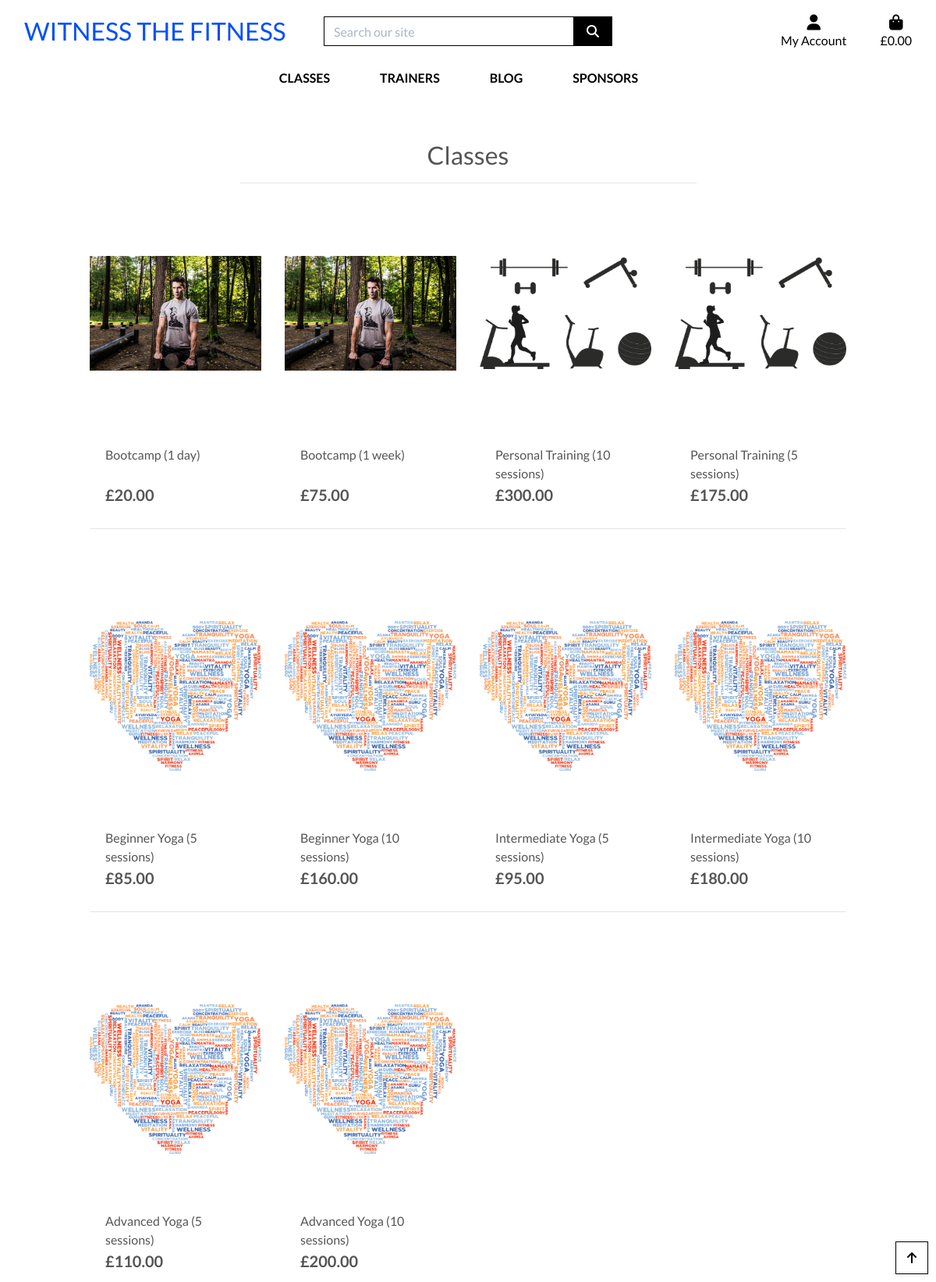
The page /classes/ on the database as committed earlier.
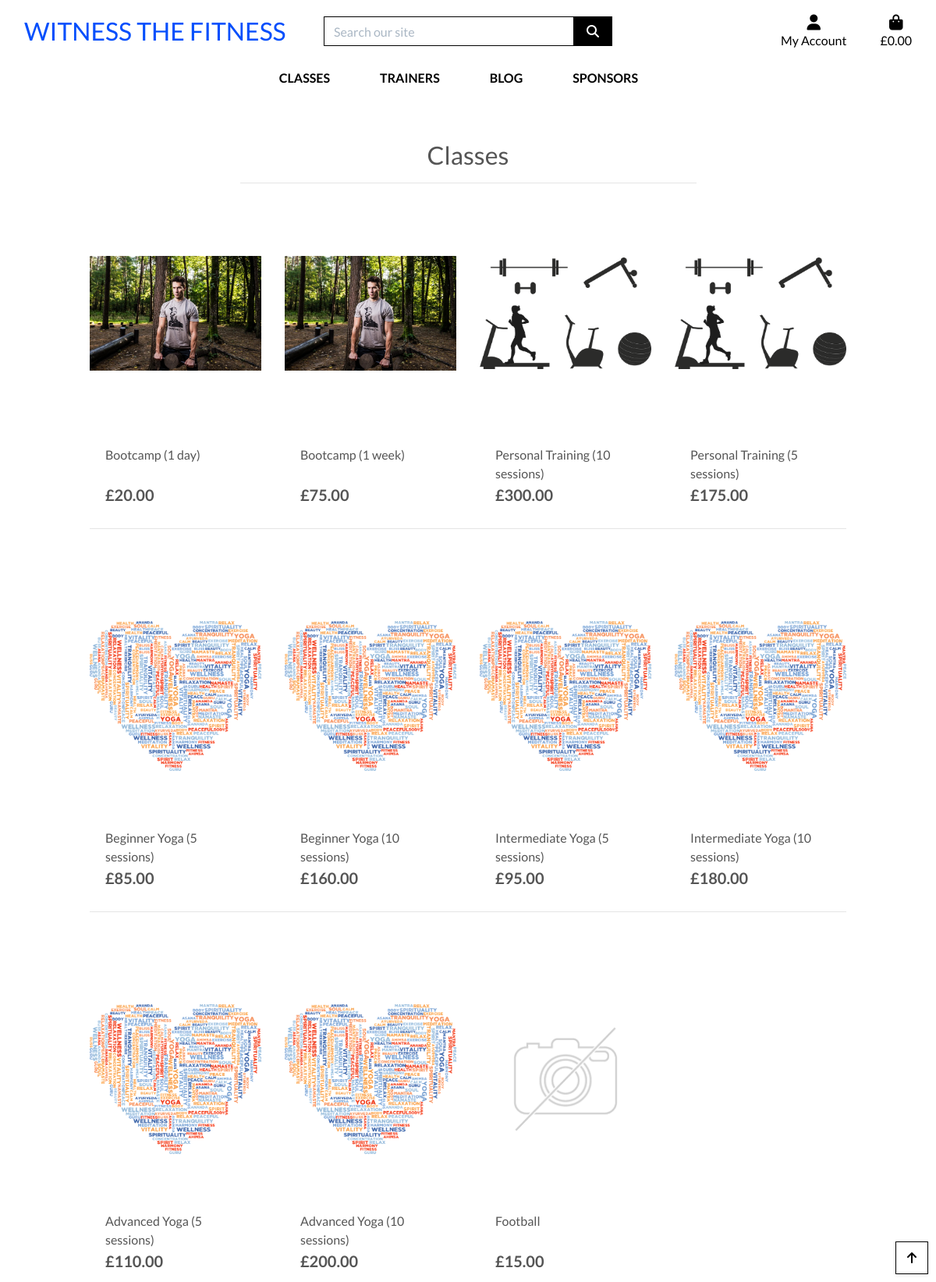
The same page on the database as committed later.
### sports/models.py (models this page shows, shortened)
class Sports(models.Model):
    trainer_id = models.ForeignKey(Trainers, on_delete=models.CASCADE)
    sport_type = models.CharField(max_length=100, null=False, blank=False)
    sport_category = models.CharField(max_length=100, null=False, blank=False)
    sport_description = models.TextField(blank=True)
    sport_cost = models.DecimalField(max_digits=6, decimal_places=2, null=False, blank=False)
    sport_location = models.CharField(max_length=100, null=False, blank=False)
    sport_image = models.ImageField(null=True, blank=True)
    class Meta:
        verbose_name_plural = 'Sports'

### sports/views.py (the view, shortened to what this page needs)
# urls.py: path('', views.all_sports, name='sports'),
def all_sports(request):
    sports = Sports.objects.all()
    query = None
    context = {
        'sports': sports,
        'search_term': query,
    }
    return render(request, 'sports/sports.html/', context)

### bag/contexts.py (called while the page is built, shortened)
def bag_contents(request):
    bag_items = []
    total = 0
    product_count = 0
    bag = request.session.get('bag', {})
    context = {
        'bag_items': bag_items,
        'total': total,
        'product_count': product_count,
    }
    return context

### sports/templates/sports/sports.html (shortened to what this page needs)
{% extends "base.html" %}
{% load static %}
{% block page_header %}
    <div class="container header-container">
    </div>
{% endblock %}
{% block content %}
    <div class="overlay"></div>
    <div class="container-fluid">
        <div class="row">
            <div class="col text-center mt-3">
                <h2 class=>Classes</h2>
                <hr class="w-50 mb-1">
            </div>
        </div>
        <div class="row">
            <div class="classes-container col-10 offset-1">
                <div class="row">
                    {% if sports %}
                    {% for sport in sports %}
                        <div class="col-sm-6 col-md-6 col-lg-4 col-xl-3">
                            <div class="card h-100 border-0">
                                {% if sport.sport_image %}
                                    <a href="{% url 'sport_detail' sport.id %}">
                                        <img class="card-img-top img-fluid" src="{{ sport.sport_image.url }}" alt="{{ sport.sport_category }}">
                                    </a>
                                {% else %}
                                    <a href="{% url 'sport_detail' sport.id %}">
                                        <img class="card-img-top"
                                            src="{{ MEDIA_URL }}noimage.png" alt="{{ sport.sport_category }}">
                                    </a>
                                {% endif %}
                                <div class="card-body pb-0">
                                    <p class="mb-0">{{ sport.sport_category }}</p>
                                </div>
                                <div class="card-footer bg-white pt-0 border-0 text-left">
                                    <div class="row">
                                        <div class="col">
                                            <p class="lead mb-0 text-left font-weight-bold">£{{ sport.sport_cost }}</p>
                                        </div>
                                    </div>
                                </div>
                            </div>
                        </div>
                        {% if forloop.counter|divisibleby:4 %}
                            <div class="col-12 d-none d-xl-block mb-5">
                                <hr>
                            </div>
                        {% endif %}
                    {% endfor %}
                    {% else %}
                    <h2>No result found</h2>
                    {% endif %}
                </div>
            </div>
        </div>
    </div>
    <div class="btt-button shadow-sm rounded-0 border border-black">
        <a class="btt-link d-flex h-100">
            <i class="fas fa-arrow-up text-black mx-auto my-auto"></i>
        </a>
    </div>
{% endblock %}

### templates/base.html (shortened to what this page needs)
{% load static %}
<!doctype html>
<html lang="en">
    <head>
        {% block corecss %}
            <link rel="stylesheet" href="https://cdn.jsdelivr.net/npm/bootstrap@4.6.2/dist/css/bootstrap.min.css">
            <link rel="stylesheet" href="{% static 'css/base.css' %}">
        {% endblock %}
    </head>
    <body>
        <header class="container-fluid fixed-top">
            <div id="topnav" class="row bg-white pt-lg-2 d-none d-lg-flex">
                <div class="col-12 col-lg-4 my-auto py-1 py-lg-0 text-center text-lg-left">
                    <a href="{% url 'home' %}" class="nav-link main-logo-link">
                        <h2 class="logo-font my-0">Witness The Fitness</h2>
                    </a>
                </div>
                <div class="col-12 col-lg-4 my-auto py-1 py-lg-0">
                    <form method="GET" action="{% url 'sports' %}">
                        <div class="input-group w-100">
                            <input class="form-control border border-black rounded-0" type="text" name="q"
                                placeholder="Search our site">
                            <div class="input-group-append">
                                <button class="form-control btn btn-black border border-black rounded-0" type="submit">
                                    <span class="icon">
                                        <i class="fas fa-search"></i>
                                    </span>
                                </button>
                            </div>
                        </div>
                    </form>
                </div>
                <div class="col-12 col-lg-4 my-auto py-1 py-lg-0">
                    <ul class="list-inline list-unstyled text-center text-lg-right my-0">
                        <li class="list-inline-item dropdown">
                            <a class="text-black nav-link" href="#" id="user-options" data-toggle="dropdown"
                                aria-haspopup="true" aria-expanded="false">
                                <div class="text-center">
                                    <div><i class="fas fa-user fa-lg"></i></div>
                                    <p class="my-0">My Account</p>
                                </div>
                            </a>
                        </li>
                        <li class="list-inline-item">
                            <a class="{% if total %}text-info font-weight-bold{% else %}text-black{% endif %} nav-link"
                                href="{% url 'view_bag' %}">
                                <div class="text-center">
                                    <div><i class="fas fa-shopping-bag fa-lg"></i></div>
                                    <p class="my-0">
                                        {% if total %}
                                            £{{ total|floatformat:2 }}
                                        {% else %}
                                            £0.00
                                        {% endif %}
                                    </p>
                                </div>
                            </a>
                        </li>
                    </ul>
                </div>
            </div>
            <div class="row bg-white">
                <nav class="navbar navbar-expand-lg navbar-light w-100">
                    {% include 'includes/main-nav.html' %}
                </nav>
            </div>
        </header>
        {% block page_header %}
        {% endblock %}
        {% block content %}
        {% endblock %}
    </body>
</html>

### templates/includes/main-nav.html (shortened to what this page needs)
<div class="collapse navbar-collapse" id="main-nav">
    <ul class="navbar-nav w-auto mx-auto">
        <li class="nav-item dropdown">
            <a class="logo-font font-weight-bold nav-link text-black mr-5" href="{% url 'sports' %}" id="classes-link">
                Classes
            </a>
        </li>
        <li class="nav-item">
            <a class="logo-font font-weight-bold nav-link text-black mr-5" href="{% url 'trainers' %}" id="trainers-link">
                Trainers
            </a>
        </li>
        <li class="nav-item">
            <a class="logo-font font-weight-bold nav-link text-black mr-5" href="{% url 'blog' %}" id="blog-link">
                Blog
            </a>
        </li>
        <li class="nav-item">
            <a class="logo-font font-weight-bold nav-link text-black mr-5" href="{% url 'sponsors' %}" id="sponsors-link">
                Sponsors
            </a>
        </li>
    </ul>
</div>

### static/css/base.css (style rules this page uses)
html { height: 100%; }
body { background: url('/media/homepage_background.jpg') no-repeat center center fixed; background-size: cover; height: calc(100vh - 164px); color: #555; font-family: 'Lato'; }
.icon { align-items: center; display: inline-flex; justify-content: center; height: 1.5rem; width: 1.5rem; }
.logo-font { text-transform: uppercase; color: #034efc; }
.main-logo-link { width: fit-content; }
.btn-black { background: black; color: white; }
.text-black { color: #000 !important; }
.border-black { border: 1px solid black !important; }
.overlay { height: 100%; width: 100%; top: 0; left: 0; position: fixed; background: white; z-index: -1; }
.btt-button { height: 42px; width: 42px; position: fixed; bottom: 10px; right: 10px; }
.btt-link, .update-link, .remove-item { cursor: pointer; }
input[name='q']::placeholder { color: #aab7c4; }
.card { border: none; background-color: transparent; }
.card-img-top { width: 100%; height: 25vw; object-fit: scale-down; }
@media (min-width: 1200px) { .container { max-width: 80%; } }
@media (min-width: 992px) { .header-container { padding-top: 164px; } }

Rows that differ between the two databases and show on the page:
added Sports: sport_category "Football", sport_cost "15.00"
